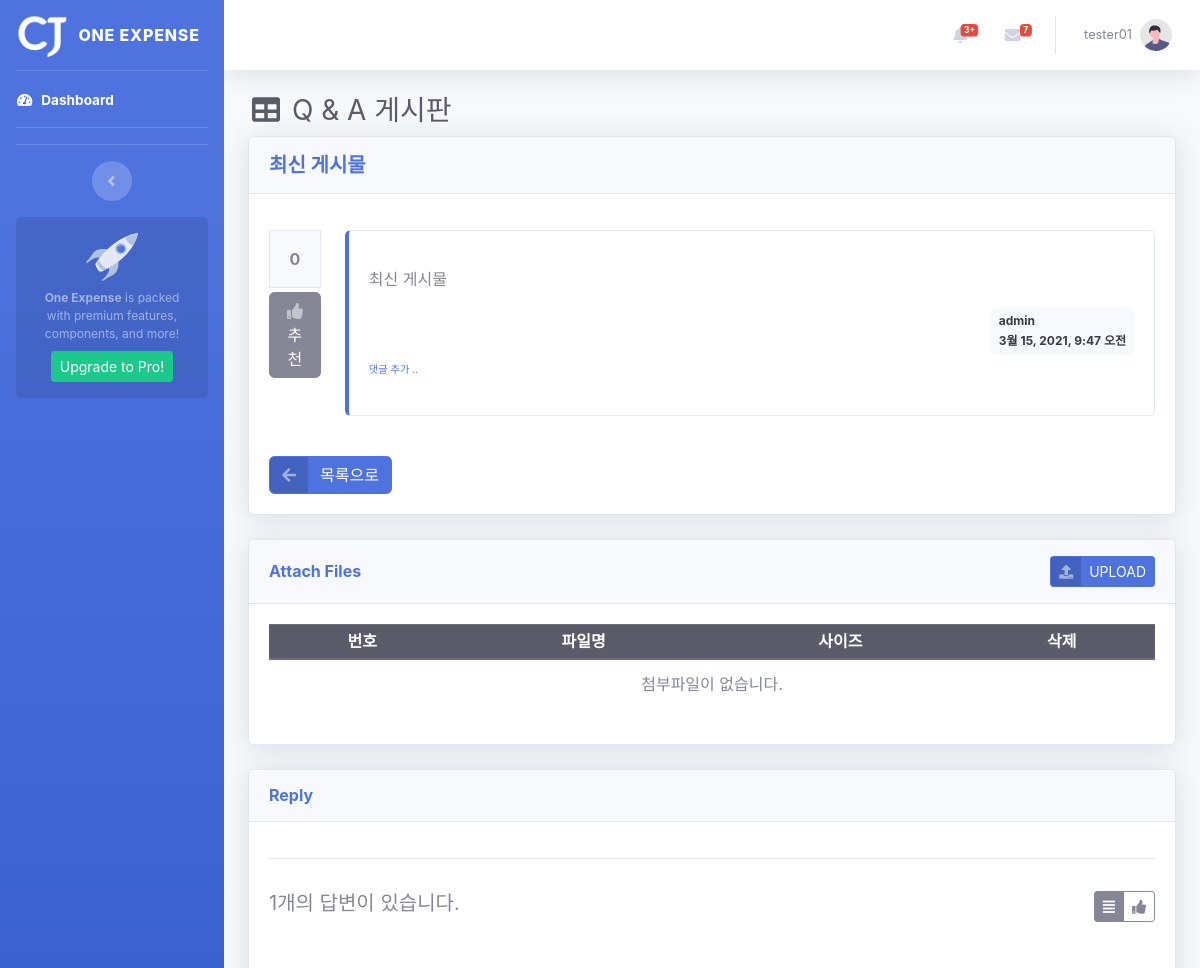
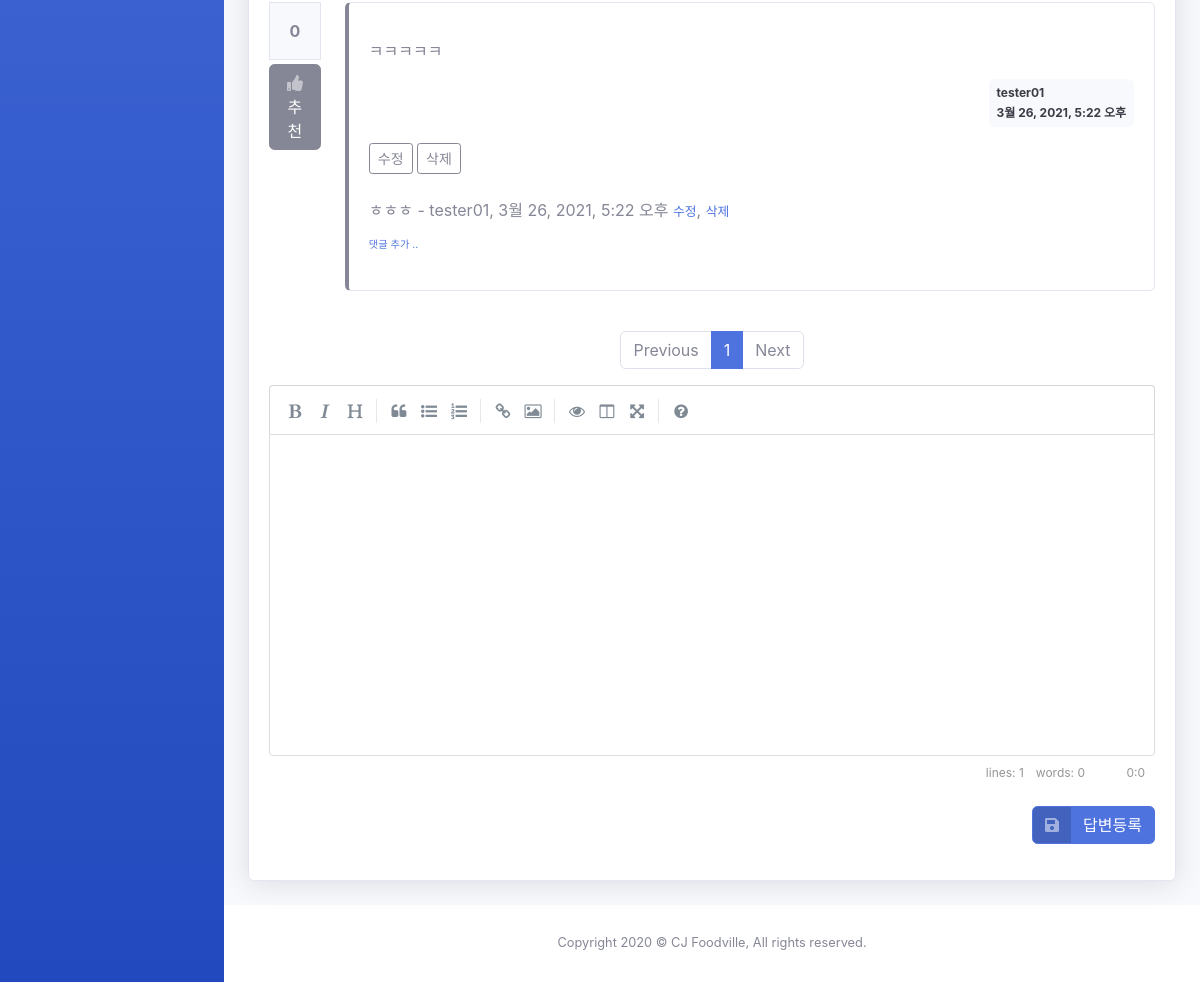
Page /board/board/detail/306/ (signed in) on the committed database (2 pictures, top to bottom).
### board/models.py (models this page shows, shortened)
class Board(models.Model):
    menu = models.ForeignKey(Menu, on_delete=models.CASCADE, related_name='menu_board')
    author = models.ForeignKey(User, on_delete=models.CASCADE, related_name='author_board')
    subject = models.CharField(max_length=200)
    content = models.TextField()
    hit_count = models.IntegerField(default=0)
    create_date = models.DateTimeField()
    modify_date = models.DateTimeField(null=True, blank=True)
    voter = models.ManyToManyField(User, related_name='voter_board')

class Reply(models.Model):
    author = models.ForeignKey(User, on_delete=models.CASCADE, related_name='author_reply')
    board = models.ForeignKey(Board, on_delete=models.CASCADE)
    content = models.TextField()
    create_date = models.DateTimeField()
    modify_date = models.DateTimeField(null=True, blank=True)
    voter = models.ManyToManyField(User, related_name='voter_reply')

class Comment(models.Model):
    author = models.ForeignKey(User, on_delete=models.CASCADE)
    content = models.TextField()
    create_date = models.DateTimeField()
    modify_date = models.DateTimeField(null=True, blank=True)
    board = models.ForeignKey(Board, null=True, blank=True, on_delete=models.CASCADE)
    reply = models.ForeignKey(Reply, null=True, blank=True, on_delete=models.CASCADE)

### common/models.py (models this page shows, shortened)
class Menu(MPTTModel):
    title = models.CharField(max_length=50)
    parent = TreeForeignKey('self', null=True, blank=True, related_name='children', db_index=True, on_delete=models.CASCADE)
    url = models.CharField(max_length=20, null=True, blank=True)
    argument = models.CharField(max_length=20, null=True, blank=True)
    remark = models.TextField()
    sort_no = models.IntegerField()
    class Meta:
        ordering = ['sort_no', 'lft']
    class MPTTMeta:
        order_insertion_by = ['sort_no']

### board/views/base_views.py (the view)
# urls.py: path('board/detail/<int:board_id>/', base_views.detail, name='detail'),
@login_required(login_url='common:login')
def detail(request, board_id):
    page = request.GET.get('page', '1')  # 페이지
    so = request.GET.get('so', 'recent')  # 정렬기준
    board = get_object_or_404(Board, pk=board_id)
    board.hit_count += 1
    board.save()
    if so == 'recommend':
        reply_list = board.reply_set.all().annotate(num_voter=Count('voter')).order_by('-num_voter', '-create_date')
    else:  # recent
        reply_list = board.reply_set.all().order_by('-create_date')
    paginator = Paginator(reply_list, 5)  # 페이지당 5개씩 보여주기
    page_obj = paginator.get_page(page)
    fileForm = FileForm()
    file_list = File.objects.filter(ref_type='board', ref_id=board.id).order_by('-create_date')
    context = {'board': board, 'reply_list': page_obj, 'so': so, 'page': page, 'fileForm': fileForm, 'file_list': file_list, 'ref_type': 'board', 'ref_id': board.id}
    return render(request, 'board/board_detail.html', context)

### templates/board/board_detail.html (shortened to what this page needs)
{% extends 'base.html' %}
{% load board_filter %}
{% block content %}
<div class="container-fluid">
    <h1 class="h3 mb-2 text-gray-800">
        <i class="fas fa-fw fa-table"></i>
        <span class="text">{{ board.menu.title }}</span>
    </h1>
    <div class="card shadow mb-4">
        <div class="card-header py-3">
            <h5 class="m-0 font-weight-bold text-primary">{{ board.subject }}</h5>
        </div>
        <div class="card-body">
            <div class="row my-3">
                <div class="col-1">
                    <div class="bg-light text-center p-3 border font-weight-bolder mb-1">{{board.voter.count}}</div>
                    <a href="#" data-uri="{% url 'board:vote_board' board.id  %}"
                       class="recommend btn btn-secondary w-100">
                        <span class="icon text-white-50">
                            <i class="fas fa-thumbs-up"></i>
                        </span>
                        <span class="text">추천</span>
                    </a>
                </div>
                <div class="col-11">
                    <div class="card mb-4 py-3 border-left-primary">
                        <div class="card-body">
                            <div class="card-text">{{ board.content|mark }}</div>
                            <div class="d-flex justify-content-end">
                                <div class="badge badge-light p-2 text-left">
                                    <div class="mb-2">{{ board.author.username }}</div>
                                    <div>{{ board.create_date }}</div>
                                </div>
                            </div>
                            <div>
                                <a href="{% url 'board:comment_create_board' board.id  %}"
                                   class="small"><small> 댓글 추가 ..</small></a>
                            </div>
                        </div>
                    </div>
                </div>
            </div>
            <a href="{% url 'board:list' board.menu_id %}" class="btn btn-primary btn-icon-split">
                <span class="icon text-white-50">
                    <i class="fas fa-arrow-left"></i>
                </span>
                <span class="text">목록으로</span>
            </a>
        </div>
    </div>
    <div class="card shadow mb-4">
        <div class="card-header py-3 d-flex flex-row align-items-center justify-content-between">
            <h6 class="m-0 font-weight-bold text-primary">Attach Files</h6>
            <button id="upload_popup_btn" type="button" class="btn btn-primary btn-icon-split btn-sm">
                <span class="icon text-white-50">
                    <i class="fas fa-upload"></i>
                </span>
                <span class="text">UPLOAD</span>
            </button>
        </div>
        <div class="card-body">
            <table class="table">
                <thead>
                <tr class="text-center thead-dark table-sm">
                    <th>번호</th>
                    <th>파일명</th>
                    <th>사이즈</th>
                    <th>삭제</th>
                </tr>
                </thead>
                <tbody>
                {% if file_list %}
                {% for file in file_list %}
                <tr class="text-center">
                    <td>{{ forloop.counter }}</td>
                    <td>
                        <a href="{% url 'common:file_download' file.id  %}">{{ file.file_name }}</a>
                    </td>
                    <td>
                        {{ file.file_data.size }}
                    </td>
                    <td>
                        <a href="#" data-uri="{% url 'common:file_delete' file.id %}" class="file_delete badge badge-danger" type="button">DELETE</a>
                    </td>
                </tr>
                {% endfor %}
                {% else %}
                <tr>
                    <td colspan="4" class="text-center">첨부파일이 없습니다.</td>
                </tr>
                {% endif %}
                </tbody>
            </table>
        </div>
    </div>
    <div class="card shadow mb-4">
        <div class="card-header py-3">
            <h6 class="m-0 font-weight-bold text-primary">Reply</h6>
        </div>
        <div class="card-body">
            <div class="d-flex justify-content-between border-top my-3 py-2">
                <h5 class="my-3 py-2">{{ reply_list.paginator.count }}개의 답변이 있습니다.</h5>
                <div class="btn-group my-3 py-2" role="group">
                    <button type="button" class="btn btn-sm btn-outline-secondary so {% if so == 'recent' %}active{% endif %}" data-so="recent"  data-original-title="최신순">
                        <i class="fas fa-align-justify"></i>
                    </button>
                    <button type="button" class="btn btn-sm btn-outline-secondary so {% if so == 'recommend' %}active{% endif %}" data-so="recommend" data-original-title="추천순">
                        <i class="fas fa-thumbs-up"></i>
                    </button>
                </div>
            </div>
            {% for reply in reply_list %}
            <div class="row my-3">
                <div class="col-1">
                    <div class="bg-light text-center p-3 border font-weight-bolder mb-1">{{reply.voter.count}}</div>
                    <a href="#" data-uri="{% url 'board:vote_reply' reply.id  %}"
                       class="recommend btn btn-secondary w-100">
                        <span class="icon text-white-50">
                            <i class="fas fa-thumbs-up"></i>
                        </span>
                        <span class="text">추천</span>
                    </a>
                </div>
                <div class="col-11">
                    <div class="card mb-4 py-3 border-left-secondary">
                        <div class="card-body">
                            <div class="card-text">{{ reply.content|mark }}</div>
                            <div class="d-flex justify-content-end">
                                <div class="badge badge-light p-2 text-left">
                                    <div class="mb-2">{{ reply.author.username }}</div>
                                    <div>{{ reply.create_date }}</div>
                                </div>
                            </div>
                            {% if request.user == reply.author %}
                            <div class="my-3">
                                <a href="{% url 'board:reply_modify' reply.id  %}"
                                   class="btn btn-sm btn-outline-secondary">수정</a>
                                <a href="#" class="delete btn btn-sm btn-outline-secondary "
                                   data-uri="{% url 'board:reply_delete' reply.id  %}">삭제</a>
                            </div>
                            {% endif %}
                            {% if reply.comment_set.count > 0 %}
                            <div class="mt-3">
                            {% for comment in reply.comment_set.all %}
                                <div class="comment py-2 text-muted">
                                    <span style="white-space: pre-line;">{{ comment.content }}</span>
                                    <span>
                                        - {{ comment.author }}, {{ comment.create_date }}
                                    </span>
                                    {% if request.user == comment.author %}
                                    <a href="{% url 'board:comment_modify_reply' comment.id  %}" class="small">수정</a>,
                                    <a href="#" class="small delete"
                                       data-uri="{% url 'board:comment_delete_reply' comment.id  %}">삭제</a>
                                    {% endif %}
                                </div>
                            {% endfor %}
                            </div>
                            {% endif %}
                            <div>
                                <a href="{% url 'board:comment_create_reply' reply.id  %}"
                                   class="small"><small> 댓글 추가 ..</small></a>
                            </div>
                        </div>
                    </div>
                </div>
            </div>
            {% endfor %}
            <ul class="pagination justify-content-center">
                {% if reply_list.has_previous %}
                <li class="paginate_button page-item previous">
                    <a href="#" aria-controls="dataTable" data-page="{{ reply_list.previous_page_number }}" tabindex="0" class="page-link">Previous</a>
                </li>
                {% else %}
                <li class="paginate_button page-item previous disabled">
                    <a href="#" aria-controls="dataTable" tabindex="-1" class="page-link" aria-disabled="true">Previous</a>
                </li>
                {% endif %}
                {% for page_number in reply_list.paginator.page_range %}
                    {% if page_number >= reply_list.number|add:-5 and page_number <= reply_list.number|add:5 %}
                        {% if page_number == reply_list.number %}
                        <li class="paginate_button page-item active" aria-current="page">
                            <a href="#" aria-controls="dataTable" data-page="{{ page_number }}" class="page-link">{{ page_number }}</a>
                        </li>
                        {% else %}
                        <li class="paginate_button page-item">
                            <a href="#" aria-controls="dataTable" data-page="{{ page_number }}" class="page-link">{{ page_number }}</a>
                        </li>
                        {% endif %}
                    {% endif %}
                {% endfor %}
                {% if reply_list.has_next %}
                <li class="paginate_button page-item next">
                    <a href="#" aria-controls="dataTable" data-page="{{ reply_list.next_page_number }}" tabindex="0" class="page-link">Next</a>
                </li>
                {% else %}
                <li class="paginate_button page-item next disabled">
                    <a href="#" aria-controls="dataTable" tabindex="-1" class="page-link" aria-disabled="true">Next</a>
                </li>
                {% endif %}
            </ul>
            <form action="{% url 'board:reply_create' board.id %}" method="post" class="my-3">
                <div class="form-group">
                </div>
                <div class="d-flex justify-content-end">
                    <button type="submit" class="btn btn-primary btn-icon-split">
                        <span class="icon text-white-50">
                            <i class="fas fa-save"></i>
                        </span>
                        <span class="text">답변등록</span>
                    </button>
                </div>
            </form>
        </div>
    </div>
</div>
{% endblock %}

### templates/base.html (shortened to what this page needs)
{% load static %}
<!doctype html>
<html lang="ko">
<head>
    <link rel="stylesheet" type="text/css" href="{% static 'fontawesome.all.min.css' %}">
    <link rel="stylesheet" type="text/css" href="{% static 'simplemde.min.css' %}">
    <link rel="stylesheet" type="text/css" href="{% static 'dataTables.bootstrap4.min.css' %}">
    <link rel="stylesheet" type="text/css" href="{% static 'sb-admin-2.css' %}">
</head>
<body id="page-top">
    <div id="wrapper">
        {% include "navbar.html" %}
        <div id="content-wrapper" class="d-flex flex-column">
            <div id="main-content">
                <nav class="navbar navbar-expand navbar-light bg-white topbar mb-4 static-top shadow">
                    <ul class="navbar-nav ml-auto">
                        <li class="nav-item dropdown no-arrow mx-1">
                            <a class="nav-link dropdown-toggle" href="#" id="alertsDropdown" role="button"
                                data-toggle="dropdown" aria-haspopup="true" aria-expanded="false">
                                <i class="fas fa-bell fa-fw"></i>
                                <span class="badge badge-danger badge-counter">3+</span>
                            </a>
                        </li>
                        <li class="nav-item dropdown no-arrow mx-1">
                            <a class="nav-link dropdown-toggle" href="#" id="messagesDropdown" role="button"
                                data-toggle="dropdown" aria-haspopup="true" aria-expanded="false">
                                <i class="fas fa-envelope fa-fw"></i>
                                <span class="badge badge-danger badge-counter">7</span>
                            </a>
                        </li>
                        <li class="nav-item dropdown no-arrow">
                            <a class="nav-link dropdown-toggle" href="#" id="userDropdown" role="button"
                                data-toggle="dropdown" aria-haspopup="true" aria-expanded="false">
                                <span class="mr-2 d-none d-lg-inline text-gray-600 small">{{ user.username }}</span>
                                <img class="img-profile rounded-circle"
                                    src="{% static '/images/undraw_profile.svg' %}">
                            </a>
                        </li>
                    </ul>
                </nav>
                {% block content %}
                {% endblock %}
            </div>
            <footer class="sticky-footer bg-white">
                <div class="container my-auto">
                    <div class="copyright text-center my-auto">
                        <span>Copyright 2020 &copy; CJ Foodville, All rights reserved.</span>
                    </div>
                </div>
            </footer>
        </div>
    </div>
</body>
</html>

### rows in the picture
Board: menu "Q & A 게시판", subject "최신 게시물", voter.count "0", content|mark "최신 게시물", author.username "admin", create_date "3월 15, 2021, 9:47 오전"
Reply: voter.count "0", content|mark "ㅋㅋㅋㅋㅋ", author.username "tester01", create_date "3월 26, 2021, 5:22 오후", shows "수정"
Comment: content "ㅎㅎㅎ", author "tester01", create_date "3월 26, 2021, 5:22 오후", shows "수정"

### other values in the picture
{{ user.username }} "tester01"
{{ reply_list.paginator.count }} "1"
{{ page_number }} "1"
